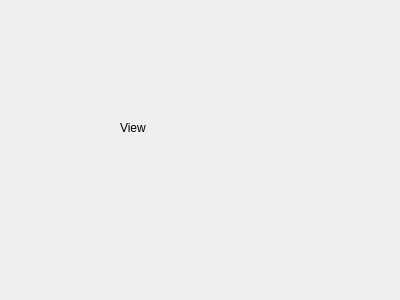
<?xml version="1.0" encoding="UTF-8"?>
<ui version="4.0">
 <class>ViewPage</class>
 <widget class="QWidget" name="ViewPage">
  <property name="geometry">
   <rect>
    <x>0</x>
    <y>0</y>
    <width>400</width>
    <height>300</height>
   </rect>
  </property>
  <property name="windowTitle">
   <string>Form</string>
  </property>
  <widget class="QLabel" name="label">
   <property name="geometry">
    <rect>
     <x>120</x>
     <y>120</y>
     <width>49</width>
     <height>16</height>
    </rect>
   </property>
   <property name="text">
    <string>View</string>
   </property>
  </widget>
 </widget>
 <resources/>
 <connections/>
</ui>
